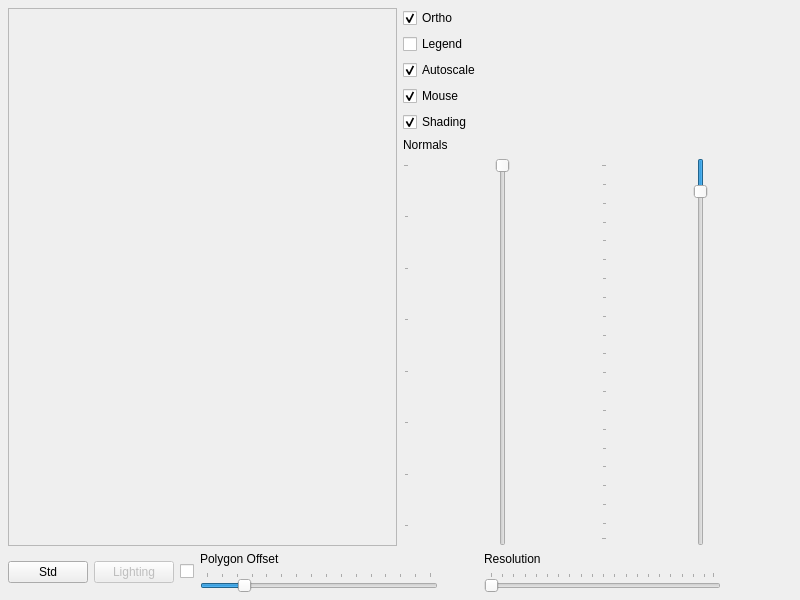
<ui version="4.0" >
 <author></author>
 <comment></comment>
 <exportmacro></exportmacro>
 <class>MainWindow</class>
 <widget class="QMainWindow" name="MainWindow" >
  <property name="geometry" >
   <rect>
    <x>0</x>
    <y>0</y>
    <width>800</width>
    <height>600</height>
   </rect>
  </property>
  <property name="windowTitle" >
   <string>Mesh2</string>
  </property>
  <widget class="QWidget" name="centralWidget" >
   <layout class="QGridLayout" >
    <property name="margin" >
     <number>8</number>
    </property>
    <property name="spacing" >
     <number>6</number>
    </property>
    <item row="1" column="0" >
     <layout class="QHBoxLayout" >
      <property name="margin" >
       <number>0</number>
      </property>
      <property name="spacing" >
       <number>6</number>
      </property>
      <item>
       <layout class="QHBoxLayout" >
        <property name="margin" >
         <number>0</number>
        </property>
        <property name="spacing" >
         <number>6</number>
        </property>
        <item>
         <widget class="QPushButton" name="normButton" >
          <property name="text" >
           <string>Std</string>
          </property>
         </widget>
        </item>
        <item>
         <widget class="QPushButton" name="lighting" >
          <property name="enabled" >
           <bool>false</bool>
          </property>
          <property name="text" >
           <string>Lighting</string>
          </property>
         </widget>
        </item>
        <item>
         <widget class="QCheckBox" name="lightingswitch" >
          <property name="text" >
           <string/>
          </property>
         </widget>
        </item>
        <item>
         <layout class="QVBoxLayout" >
          <property name="margin" >
           <number>0</number>
          </property>
          <property name="spacing" >
           <number>6</number>
          </property>
          <item>
           <widget class="QLabel" name="label_2" >
            <property name="text" >
             <string>&lt;html>&lt;head>&lt;meta name=&quot;qrichtext&quot; content=&quot;1&quot; />&lt;/head>&lt;body style=&quot; white-space: pre-wrap; font-family:MS Shell Dlg; font-weight:400; font-style:normal; text-decoration:none;&quot;>&lt;p style=&quot; margin-top:0px; margin-bottom:0px; margin-left:0px; margin-right:0px; -qt-block-indent:0; text-indent:0px;&quot;>Polygon Offset&lt;/p>&lt;/body>&lt;/html></string>
            </property>
           </widget>
          </item>
          <item>
           <widget class="QSlider" name="offsSlider" >
            <property name="maximum" >
             <number>30</number>
            </property>
            <property name="pageStep" >
             <number>5</number>
            </property>
            <property name="value" >
             <number>5</number>
            </property>
            <property name="orientation" >
             <enum>Qt::Horizontal</enum>
            </property>
            <property name="tickPosition" >
             <enum>QSlider::TicksAbove</enum>
            </property>
            <property name="tickInterval" >
             <number>2</number>
            </property>
           </widget>
          </item>
         </layout>
        </item>
        <item>
         <spacer>
          <property name="orientation" >
           <enum>Qt::Horizontal</enum>
          </property>
          <property name="sizeType" >
           <enum>QSizePolicy::Fixed</enum>
          </property>
          <property name="sizeHint" >
           <size>
            <width>40</width>
            <height>20</height>
           </size>
          </property>
         </spacer>
        </item>
        <item>
         <layout class="QVBoxLayout" >
          <property name="margin" >
           <number>0</number>
          </property>
          <property name="spacing" >
           <number>6</number>
          </property>
          <item>
           <widget class="QLabel" name="label_3" >
            <property name="text" >
             <string>&lt;html>&lt;head>&lt;meta name=&quot;qrichtext&quot; content=&quot;1&quot; />&lt;/head>&lt;body style=&quot; white-space: pre-wrap; font-family:MS Shell Dlg; font-weight:400; font-style:normal; text-decoration:none;&quot;>&lt;p style=&quot; margin-top:0px; margin-bottom:0px; margin-left:0px; margin-right:0px; -qt-block-indent:0; text-indent:0px;&quot;>Resolution&lt;/p>&lt;/body>&lt;/html></string>
            </property>
           </widget>
          </item>
          <item>
           <widget class="QSlider" name="resSlider" >
            <property name="minimum" >
             <number>1</number>
            </property>
            <property name="maximum" >
             <number>100</number>
            </property>
            <property name="orientation" >
             <enum>Qt::Horizontal</enum>
            </property>
            <property name="tickPosition" >
             <enum>QSlider::TicksAbove</enum>
            </property>
            <property name="tickInterval" >
             <number>5</number>
            </property>
           </widget>
          </item>
         </layout>
        </item>
       </layout>
      </item>
      <item>
       <spacer>
        <property name="orientation" >
         <enum>Qt::Horizontal</enum>
        </property>
        <property name="sizeType" >
         <enum>QSizePolicy::Fixed</enum>
        </property>
        <property name="sizeHint" >
         <size>
          <width>71</width>
          <height>20</height>
         </size>
        </property>
       </spacer>
      </item>
     </layout>
    </item>
    <item row="0" column="0" >
     <layout class="QHBoxLayout" >
      <property name="margin" >
       <number>0</number>
      </property>
      <property name="spacing" >
       <number>6</number>
      </property>
      <item>
       <widget class="QFrame" name="frame" >
        <property name="frameShape" >
         <enum>QFrame::StyledPanel</enum>
        </property>
        <property name="frameShadow" >
         <enum>QFrame::Sunken</enum>
        </property>
       </widget>
      </item>
      <item>
       <layout class="QVBoxLayout" >
        <property name="margin" >
         <number>0</number>
        </property>
        <property name="spacing" >
         <number>6</number>
        </property>
        <item>
         <layout class="QVBoxLayout" >
          <property name="margin" >
           <number>0</number>
          </property>
          <property name="spacing" >
           <number>6</number>
          </property>
          <item>
           <widget class="QCheckBox" name="projection" >
            <property name="text" >
             <string>Ortho</string>
            </property>
            <property name="checked" >
             <bool>true</bool>
            </property>
           </widget>
          </item>
          <item>
           <widget class="QCheckBox" name="colorlegend" >
            <property name="text" >
             <string>Legend</string>
            </property>
           </widget>
          </item>
          <item>
           <widget class="QCheckBox" name="autoscale" >
            <property name="text" >
             <string>Autoscale</string>
            </property>
            <property name="checked" >
             <bool>true</bool>
            </property>
           </widget>
          </item>
          <item>
           <widget class="QCheckBox" name="mouseinput" >
            <property name="text" >
             <string>Mouse</string>
            </property>
            <property name="checked" >
             <bool>true</bool>
            </property>
           </widget>
          </item>
          <item>
           <widget class="QCheckBox" name="shader" >
            <property name="text" >
             <string>Shading</string>
            </property>
            <property name="checked" >
             <bool>true</bool>
            </property>
           </widget>
          </item>
         </layout>
        </item>
        <item>
         <layout class="QVBoxLayout" >
          <property name="margin" >
           <number>0</number>
          </property>
          <property name="spacing" >
           <number>6</number>
          </property>
          <item>
           <widget class="QLabel" name="label" >
            <property name="sizePolicy" >
             <sizepolicy>
              <hsizetype>0</hsizetype>
              <vsizetype>0</vsizetype>
              <horstretch>0</horstretch>
              <verstretch>0</verstretch>
             </sizepolicy>
            </property>
            <property name="text" >
             <string>&lt;html>&lt;head>&lt;meta name=&quot;qrichtext&quot; content=&quot;1&quot; />&lt;/head>&lt;body style=&quot; white-space: pre-wrap; font-family:MS Shell Dlg; font-weight:400; font-style:normal; text-decoration:none;&quot;>&lt;p style=&quot; margin-top:0px; margin-bottom:0px; margin-left:0px; margin-right:0px; -qt-block-indent:0; text-indent:0px;&quot;>Normals&lt;/p>&lt;/body>&lt;/html></string>
            </property>
           </widget>
          </item>
          <item>
           <layout class="QHBoxLayout" >
            <property name="margin" >
             <number>0</number>
            </property>
            <property name="spacing" >
             <number>6</number>
            </property>
            <item>
             <widget class="QSlider" name="normalsquality" >
              <property name="sizePolicy" >
               <sizepolicy>
                <hsizetype>5</hsizetype>
                <vsizetype>3</vsizetype>
                <horstretch>0</horstretch>
                <verstretch>0</verstretch>
               </sizepolicy>
              </property>
              <property name="minimum" >
               <number>3</number>
              </property>
              <property name="maximum" >
               <number>32</number>
              </property>
              <property name="pageStep" >
               <number>4</number>
              </property>
              <property name="value" >
               <number>3</number>
              </property>
              <property name="orientation" >
               <enum>Qt::Vertical</enum>
              </property>
              <property name="invertedAppearance" >
               <bool>true</bool>
              </property>
              <property name="tickPosition" >
               <enum>QSlider::TicksAbove</enum>
              </property>
             </widget>
            </item>
            <item>
             <widget class="QSlider" name="normalslength" >
              <property name="sizePolicy" >
               <sizepolicy>
                <hsizetype>5</hsizetype>
                <vsizetype>7</vsizetype>
                <horstretch>0</horstretch>
                <verstretch>0</verstretch>
               </sizepolicy>
              </property>
              <property name="minimum" >
               <number>1</number>
              </property>
              <property name="maximum" >
               <number>100</number>
              </property>
              <property name="pageStep" >
               <number>5</number>
              </property>
              <property name="value" >
               <number>8</number>
              </property>
              <property name="orientation" >
               <enum>Qt::Vertical</enum>
              </property>
              <property name="invertedAppearance" >
               <bool>true</bool>
              </property>
              <property name="tickPosition" >
               <enum>QSlider::TicksAbove</enum>
              </property>
             </widget>
            </item>
           </layout>
          </item>
         </layout>
        </item>
       </layout>
      </item>
     </layout>
    </item>
   </layout>
  </widget>
 </widget>
 <pixmapfunction></pixmapfunction>
 <resources>
  <include location="..\..\..\..\..\porting24\qwtplot3d\examples\images.qrc" />
 </resources>
 <connections>
  <connection>
   <sender>lightingswitch</sender>
   <signal>toggled(bool)</signal>
   <receiver>lighting</receiver>
   <slot>setEnabled(bool)</slot>
   <hints>
    <hint type="sourcelabel" >
     <x>181</x>
     <y>568</y>
    </hint>
    <hint type="destinationlabel" >
     <x>144</x>
     <y>568</y>
    </hint>
   </hints>
  </connection>
 </connections>
</ui>
